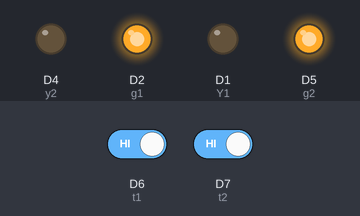
A sketch run on a simulated ESP8266 (NodeMCU). On the bench: output pins drawn as LEDs (lit = HIGH). The inputs (shaded band) are chosen by the test bench; at power-on: D6 (t1) HIGH, D7 (t2) HIGH. WiFi joins after 1.5 s; servers stay silent unless stated; pins used as bus, display or sensor lines are not drawn; what the sketch prints to the serial monitor is not drawn.

Above: at 2.9 s.
3.0 s: D6 (t1) driven LOW
At 5.0 s:
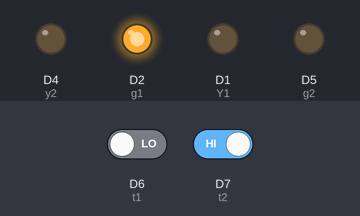
5.3 s: D6 (t1) driven HIGH
At 6.7 s:
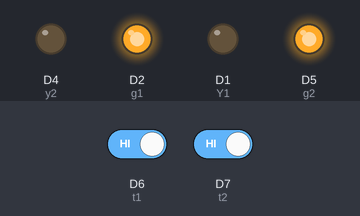
7.4 s: D7 (t2) driven LOW
At 8.3 s:
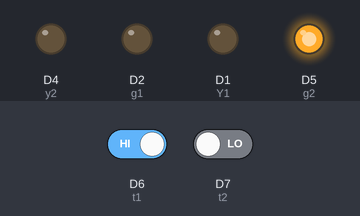
9.5 s: D7 (t2) driven HIGH
At 11.1 s:
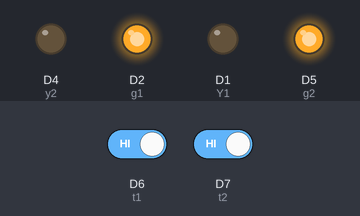
Timing chart, 0 to 12.6 s (numbered marks = the images above; inputs shaded):
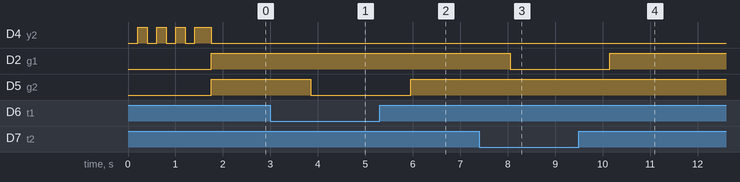

Measured:
- after the input at 3.0 s, D5 (g2): HIGH → LOW after 0.85 s
- after the input at 5.3 s, D5 (g2): LOW → HIGH after 0.65 s
- after the input at 7.4 s, D2 (g1): HIGH → LOW after 0.65 s
- after the input at 9.5 s, D2 (g1): LOW → HIGH after 0.65 s
- by itself, D4 (y2): repeats every 0.40 s: HIGH 0.20 s, LOW 0.20 s

The sketch:

NodeMCU.ino
```cpp
#include "FirebaseESP8266.h"
#include <ESP8266WiFi.h>
#include <Servo.h>

#define FIREBASE_HOST "iot-traffic-54efa-default-rtdb.firebaseio.com"  //Database link
#define FIREBASE_AUTH "AbNey3fFggcQM55oK6uCZv1V8tQheVCa6MibWxQK"  //Database secrate

#define WIFI_SSID "IOT TRAFFIC"      //Router name
#define WIFI_PASSWORD "12345678"  //Router password

FirebaseData firebaseData;

int r1=D0,Y1=D1,g1=D2,r2=D3,g2=D5,y2=D4,t1=D6,t2=D7;

int waitingTime=15;


void setVal(String path, String v){
  Firebase.setString(firebaseData,"/AnalogOutput/"+path,v);
}


void setup() {
    pinMode(r1,OUTPUT);
    pinMode(g1,OUTPUT);
    pinMode(Y1,OUTPUT);
    pinMode(r2,OUTPUT);
    pinMode(g2,OUTPUT);
    pinMode(y2,OUTPUT);
    pinMode(t1,INPUT);
    pinMode(t2,INPUT);


  Serial.begin(9600);

  WiFi.begin(WIFI_SSID, WIFI_PASSWORD);
  Serial.print("Connecting to Wi-Fi");

  while (WiFi.status() != WL_CONNECTED)
  {
    digitalWrite(D4,0);
    Serial.print(".");
    delay(200);
    digitalWrite(D4,1);
    Serial.print(".");
    delay(200);

  }

  Serial.println();
  Serial.print("Connected with IP: ");
  Serial.println(WiFi.localIP());
  Serial.println();

  Firebase.begin(FIREBASE_HOST, FIREBASE_AUTH);
  Firebase.reconnectWiFi(true);

  Firebase.setString(firebaseData,"/Testing","OK!");;
}

void loop() {
  if(!digitalRead(t1) && !digitalRead(t2)){

      for(int i=0;i<waitingTime-5  && !digitalRead(t1) && !digitalRead(t2);i++){
          Serial.println(i+1);
          digitalWrite(r1,0);
          digitalWrite(g1,1);
          digitalWrite(Y1,0);

          digitalWrite(r2,1);
          digitalWrite(g2,0);
          digitalWrite(y2,0);
          setVal("1 RED","Off");
          delay(200);
          setVal("1 GREEN","On");
          delay(200);
          setVal("1 YELLOW","Off");
          delay(200);
          setVal("2 RED","On");
          delay(200);
          setVal("2 GREEN","Off");
          delay(200);
          setVal("2 YELLOW","Off");
          delay(200);


      }
          setVal("2 RED","Off");
          delay(200);
          setVal("2 GREEN","Off");
          delay(200);
          setVal("2 YELLOW","On");
          delay(200);

          digitalWrite(r2,0);
          digitalWrite(g2,0);
          digitalWrite(y2,1);

      delay(3000);

      for(int i=0;i<waitingTime-5 && !digitalRead(t1) && !digitalRead(t2);i++){
          Serial.println(i+1);
          digitalWrite(r1,1);
          digitalWrite(g1,0);
          digitalWrite(Y1,0);
          digitalWrite(r2,0);
          digitalWrite(g2,1);
          digitalWrite(y2,0);
          setVal("1 RED","On");
          delay(200);
          setVal("1 GREEN","Off");
          delay(200);
          setVal("1 YELLOW","Off");
          delay(200);
          setVal("2 RED","Off");
          delay(200);
          setVal("2 GREEN","On");
          delay(200);
          setVal("2 YELLOW","Off");
          delay(200);
      }
          digitalWrite(r1,0);
          digitalWrite(g1,0);
          digitalWrite(Y1,1);
                    setVal("1 RED","Off");
          delay(200);
          setVal("1 GREEN","Off");
          delay(200);
          setVal("1 RED","Off");
          delay(200);
          setVal("1 YELLOW","On");
         delay(3000);

  }else if(!digitalRead(t2)){
          digitalWrite(r1,1);
          digitalWrite(g1,0);
          digitalWrite(Y1,0);
          digitalWrite(r2,0);
          digitalWrite(g2,1);
          digitalWrite(y2,0);
          setVal("1 RED","On");
          delay(200);
          setVal("1 GREEN","Off");
          delay(200);
          setVal("1 YELLOW","Off");
          delay(200);
          setVal("2 RED","Off");
          delay(200);
          setVal("2 GREEN","On");
          delay(200);
          setVal("2 YELLOW","Off");
          delay(200);

  }
else if(!digitalRead(t1)){
          digitalWrite(r1,0);
          digitalWrite(g1,1);
          digitalWrite(Y1,0);
          digitalWrite(r2,1);
          digitalWrite(g2,0);
          digitalWrite(y2,0);
          setVal("1 RED","Off");
          delay(200);
          setVal("1 GREEN","On");
          delay(200);
          setVal("1 YELLOW","Off");
          delay(200);
          setVal("2 RED","On");
          delay(200);
          setVal("2 GREEN","Off");
          delay(200);
          setVal("2 YELLOW","Off");
          delay(200);

  }else{
          digitalWrite(r1,0);
          digitalWrite(g1,1);
          digitalWrite(Y1,0);

          digitalWrite(r2,0);
          digitalWrite(g2,1);
          digitalWrite(y2,0);
          setVal("1 RED","Off");
          delay(200);
          setVal("1 GREEN","On");
          delay(200);
          setVal("1 YELLOW","Off");
          delay(200);
          setVal("2 RED","Off");
          delay(200);
          setVal("2 GREEN","On");
          delay(200);
          setVal("2 YELLOW","Off");
          delay(200);
  }


}
```
